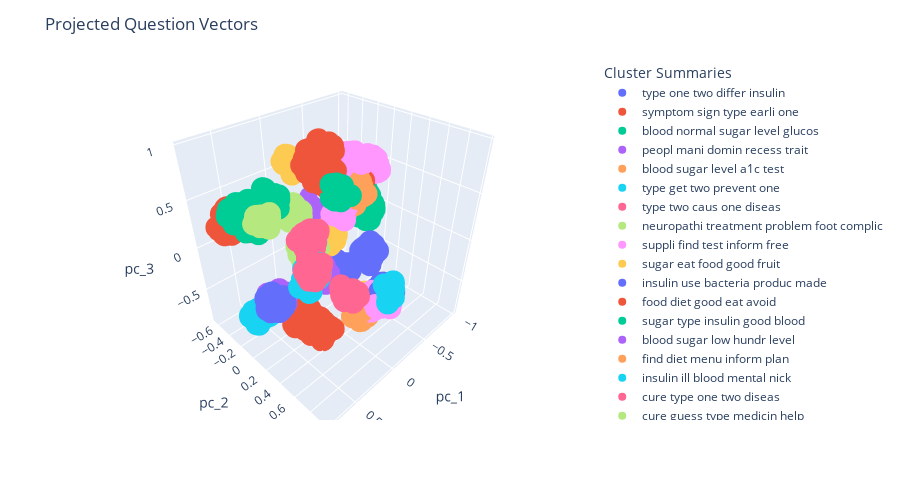

Write notebook code for a chart like this one.
### Markdown cell above
### Plot 3D Clusters

In the code block below, we create a 3D scatter plot of the validation question t-SNE projections, omitting all samples assigned to the outlier cluster label by DBSCAN. Points are color coded by cluster labels to reveal the organized structure in feature space and a legend is included which maps the numerical cluster label to its generated psuedo-label topic summary.

### Code cell
fig = px.scatter_3d(
    df[df['label'] != -1], x='pc_1', y='pc_2', z='pc_3', color='summary', 
    hover_data=['sentence', 'summary', 'label'])
fig.update_traces(marker_size=8)
fig.update_layout(
    title='Projected Question Vectors',
    legend={'title': 'Cluster Summaries', 'itemclick': 'toggleothers'},
    height=500,
)
fig.show()
